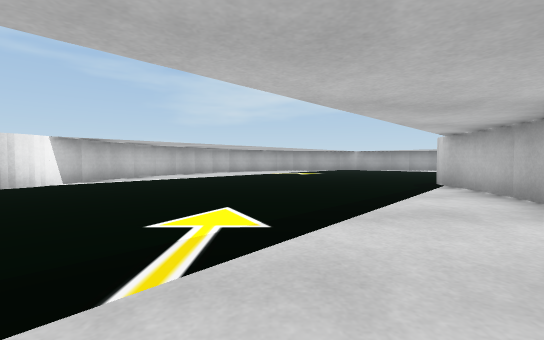
View 1 (above)

18 first-person views from a walk through a Unity game level. The camera is 0.51 m above the floor, tilts 2° down and sees 90° across. The floor is counted in squares, 1 m on a side. Each view is taken from the middle of a square. On the plan, view 1 faces up. The plan holds only what a view shows up to about 9 squares ahead; the rest is blank. The place goes on beyond the plan.

View 2
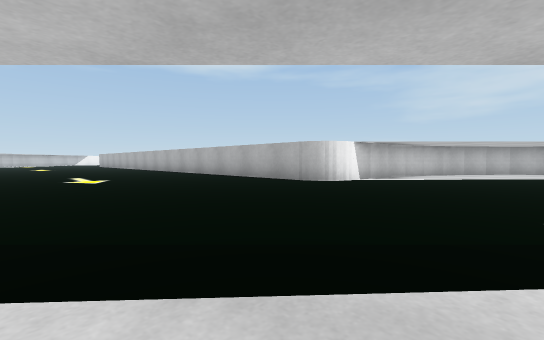

View 3
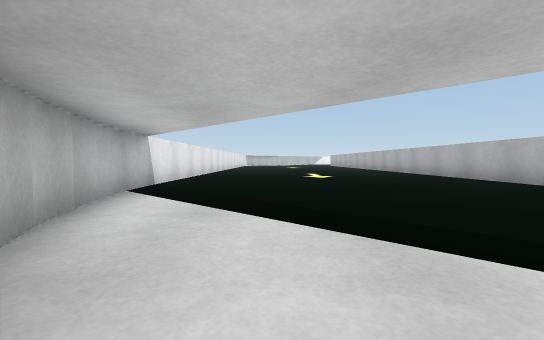

View 4
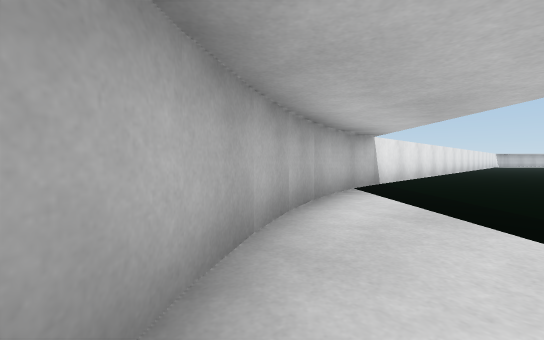

View 5
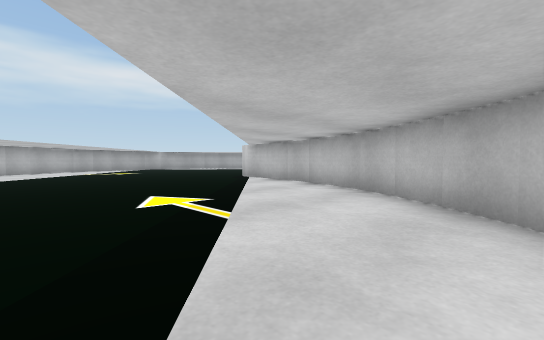

View 6
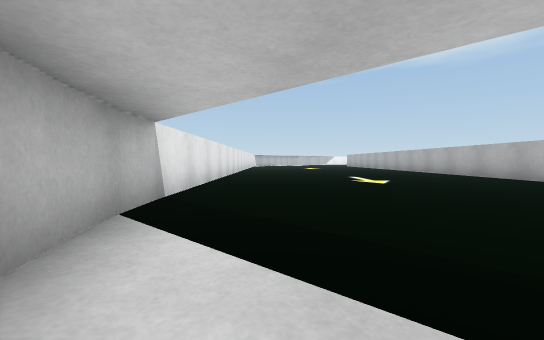

View 7
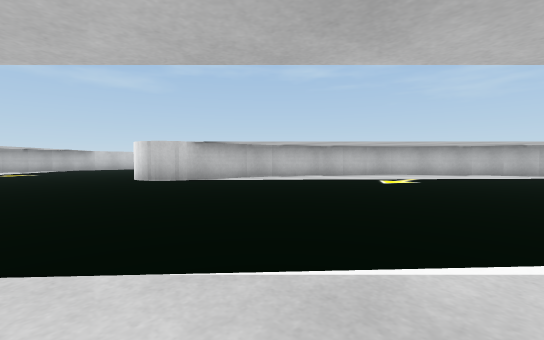

View 8
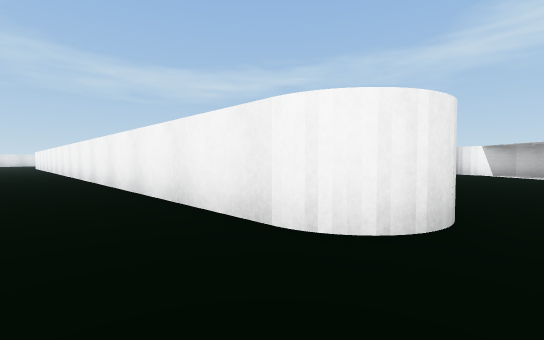

View 9
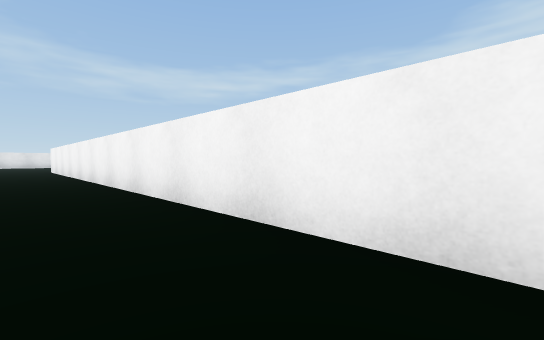

View 10
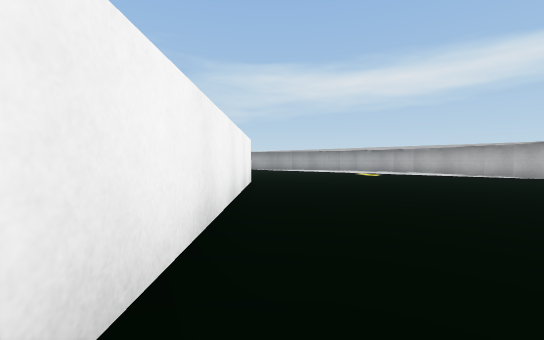

View 11
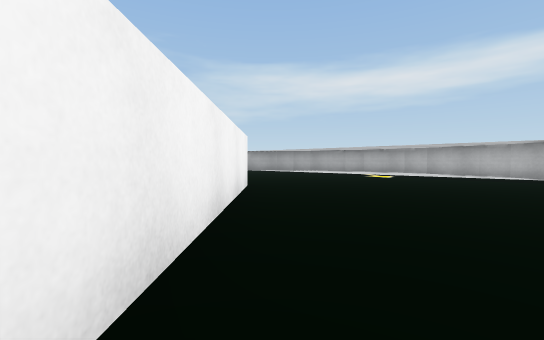

View 12
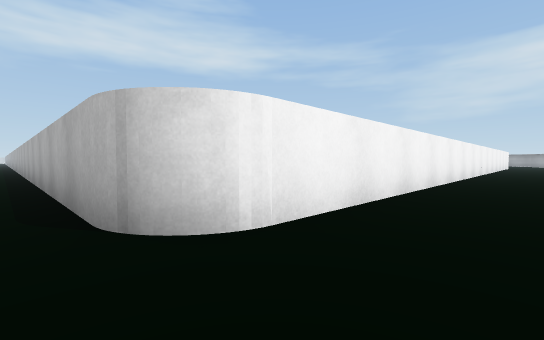

View 13
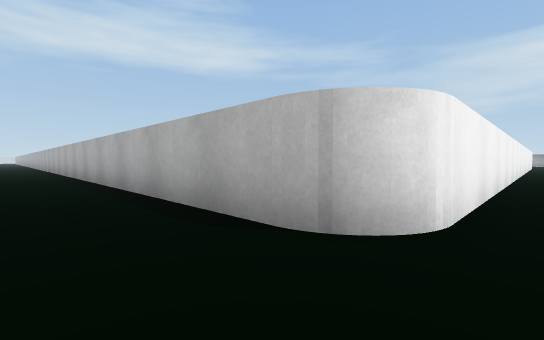

View 14
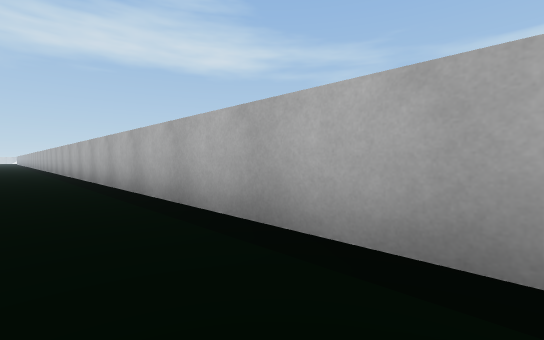

View 15
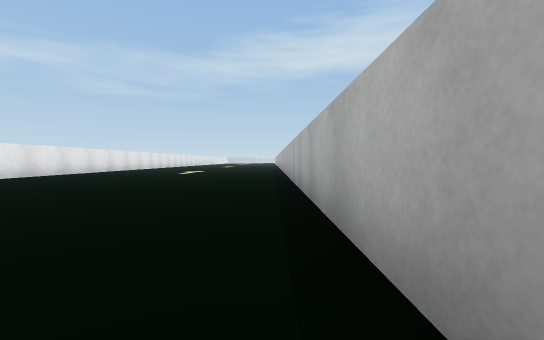

View 16
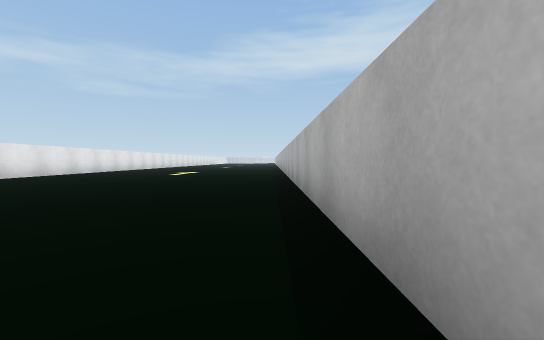

View 17
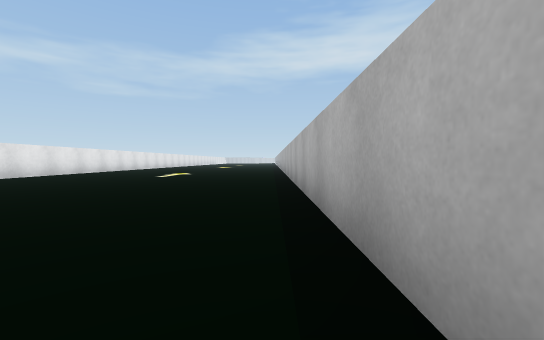

View 18
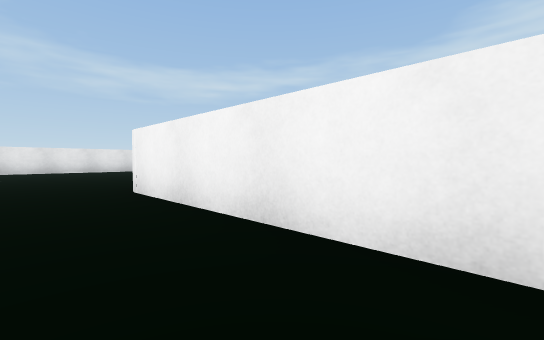

### Floor plan
Points are (right, up) in squares from view 1. A wall is a line through its corners. A room is listed if a view was taken in it or the views show most of it. See-through windows are left out.
Room 1 (views 1, 2, 3, 4, 5, 6, 7)
walls: (-5.4, 4.5) (-10.5, 4.5); (-4.4, 6.5) (-4.5, 5.4); (-4.3, 7.3) (-4.5, 6.3); (-4.1, 8.2) (-4.3, 7.2); (0.9, -0.9) (1.5, -0.1); (1.5, -0.2) (2.1, 0.6); (-0.6, -2) (0, -1.6); (1.9, 0.4) (2.4, 1.3); (-1.3, -2.4) (-0.4, -1.9); (2.4, 1.2) (2.8, 2.1) (3.1, 2.9) (3.4, 3.9); (-2.1, -2.8) (-1.2, -2.4); (-3.8, 8.9) (-4.1, 8); (-3, -3.2) (-1.9, -2.8); (3.3, 3.7) (3.5, 4.6) (3.5, 5.6); (-3.8, -3.3) (-2.8, -3.1); (-4.6, -3.5) (-3.7, -3.3); (-10.4, -3.5) (-4.5, -3.5)
ways out: opening at (5.3, 8) to room 2
Room 2 (views 8, 9, 10, 11, 12, 13, 14, 15, 16, 17, 18)
walls: (4.6, -15.5) (-10.5, -15.5); (5.5, 5.6) (5.5, -14.6); (13.5, 6.4) (13.3, 7.3); (13.3, 7.2) (13.1, 8.2); (-10.5, -23.5) (-7.5, -23.5); (13.2, 8) (12.8, 9.1)
ways out: opening at (5.3, 8) to room 1

Positions as (right, up) in squares from view 1, and headings:
1: (0, 0), facing up
2: (-1, -1), facing up-left
3: (0, -1), facing left
4: (0, -1), facing down-left
5: (-2, -1), facing up-right
6: (-2, -2), facing left
7: (-3, 9), facing down-right
8: (7, 7), facing down-left
9: (7, 0), facing down-left
10: (6, -1), facing up
11: (6, 0), facing up
12: (7, -16), facing up-left
13: (6, -17), facing up-left
14: (1, -17), facing up-left
15: (0, -16), facing left
16: (-1, -16), facing left
17: (-2, -16), facing left
18: (7, -10), facing down-left
